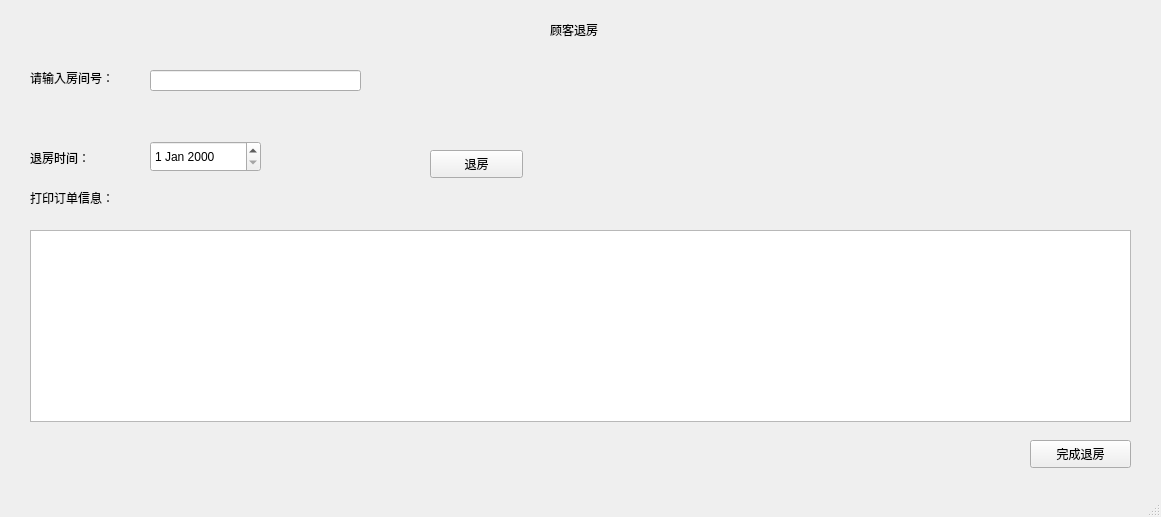
<?xml version="1.0" encoding="UTF-8"?>
<ui version="4.0">
 <class>CheckOut</class>
 <widget class="QMainWindow" name="CheckOut">
  <property name="geometry">
   <rect>
    <x>0</x>
    <y>0</y>
    <width>1161</width>
    <height>517</height>
   </rect>
  </property>
  <property name="windowTitle">
   <string>MainWindow</string>
  </property>
  <widget class="QWidget" name="centralwidget">
   <widget class="QLabel" name="label">
    <property name="geometry">
     <rect>
      <x>550</x>
      <y>20</y>
      <width>71</width>
      <height>20</height>
     </rect>
    </property>
    <property name="text">
     <string>顾客退房</string>
    </property>
   </widget>
   <widget class="QLabel" name="label_2">
    <property name="geometry">
     <rect>
      <x>30</x>
      <y>70</y>
      <width>131</width>
      <height>16</height>
     </rect>
    </property>
    <property name="text">
     <string>请输入房间号：</string>
    </property>
   </widget>
   <widget class="QLineEdit" name="lineEdit">
    <property name="geometry">
     <rect>
      <x>150</x>
      <y>70</y>
      <width>211</width>
      <height>21</height>
     </rect>
    </property>
   </widget>
   <widget class="QPushButton" name="pushButton">
    <property name="geometry">
     <rect>
      <x>1030</x>
      <y>440</y>
      <width>101</width>
      <height>28</height>
     </rect>
    </property>
    <property name="text">
     <string>完成退房</string>
    </property>
   </widget>
   <widget class="QLabel" name="label_4">
    <property name="geometry">
     <rect>
      <x>30</x>
      <y>150</y>
      <width>72</width>
      <height>15</height>
     </rect>
    </property>
    <property name="text">
     <string>退房时间：</string>
    </property>
   </widget>
   <widget class="QLabel" name="label_5">
    <property name="geometry">
     <rect>
      <x>30</x>
      <y>190</y>
      <width>101</width>
      <height>16</height>
     </rect>
    </property>
    <property name="text">
     <string>打印订单信息：</string>
    </property>
   </widget>
   <widget class="QPushButton" name="pushButton_2">
    <property name="geometry">
     <rect>
      <x>430</x>
      <y>150</y>
      <width>93</width>
      <height>28</height>
     </rect>
    </property>
    <property name="text">
     <string>退房</string>
    </property>
   </widget>
   <widget class="QTableView" name="tableView">
    <property name="geometry">
     <rect>
      <x>30</x>
      <y>230</y>
      <width>1101</width>
      <height>192</height>
     </rect>
    </property>
   </widget>
   <widget class="QDateEdit" name="dateEdit">
    <property name="geometry">
     <rect>
      <x>150</x>
      <y>141</y>
      <width>111</width>
      <height>31</height>
     </rect>
    </property>
   </widget>
  </widget>
  <widget class="QStatusBar" name="statusbar"/>
 </widget>
 <resources/>
 <connections/>
</ui>
